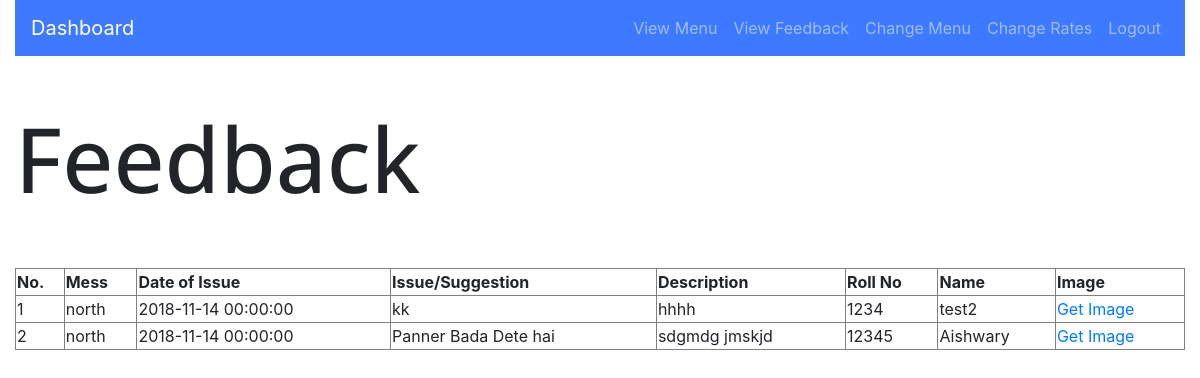
Page /admin/feedback (signed in) on the committed database.
### app/models.py (models this page shows, shortened)
class Feedback(db.Model):
	id =db.Column(db.Integer, primary_key=True)
	mess=db.Column(db.String(60), nullable=False)
	date_of_issue=db.Column(db.DateTime, nullable=False, default=datetime.utcnow)
	issue=db.Column(db.Text,nullable=False)
	description=db.Column(db.Text,nullable=False)
	user_id = db.Column(db.Integer, db.ForeignKey('user.id'),nullable=False)
	image=db.Column(db.LargeBinary,nullable=True)

### app/views.py (the view)
@app.route('/admin/feedback', methods=['POST', 'GET'])
def adminFeedback():
    if 'adminID' in session:
        feed = Feedback.query.filter(Feedback.mess == session['mess']).all()
        for f in feed:
            f.rollNo = User.query.filter(User.id == f.user_id).first().rollNo
            f.firstname = User.query.filter(User.id == f.user_id).first().firstname
        return render_template('adminFeedback.html', feedback=feed)
    else:
        return redirect(url_for('adminIndex'))

### app/views.py (called while the page is built)
@app.after_request
def after_request(response):
    response.headers["Cache-Control"] = "no-cache, no-store, must-revalidate"
    return response

### app/templates/adminFeedback.html
{% extends "adminBase.html" %}
{% block content %}
<fieldset>
    <br /><br />
    <h1 style="font-size: 90px; font-family: 'Open Sans', sans-serif;">Feedback</h1>
    <br /><br />
    <table border = 1 cellspacing=5 width=100% height=50px>
        <tr>
            <th>No.</th>
            <th>Mess</th>
            <th>Date of Issue</th>
            <th>Issue/Suggestion</th>
            <th>Description</th>
            <th>Roll No</th>
            <th>Name</th>
            <th>Image</th>
        </tr>
        {% for feed in feedback if feed["id"]%}
        <tr>
            <td> {{loop.index}}</td>
            <td>{{ feed.mess}}</td>
            <td>{{ feed.date_of_issue}}</td>
            <td>{{ feed.issue}}</td>
            <td>{{ feed.description}}</td>
            <td>{{ feed.rollNo}}</td>
            <td>{{ feed.firstname}}</td>
            {% if feed["image"] %}
            <td><a href="/download/{{feed.id}}">Get Image</a></td>
            {% else %}
            <td>No uploaded Image</td>
            {% endif %}
        </tr>
        {% else %}
        <h1>No feedback found!</h1>
        {% endfor %}
    </table>
</fieldset>
{% endblock %}

### app/templates/adminBase.html (shortened to what this page needs)
<!DOCTYPE html>
<html lang="en">
    <head>
		<link rel="stylesheet" href="https://stackpath.bootstrapcdn.com/bootstrap/4.1.3/css/bootstrap.min.css">
        <link rel="stylesheet" href="https://use.fontawesome.com/releases/v5.4.2/css/all.css">
        <link href="{{ url_for('static',filename = 'lightpick.css') }}" rel="stylesheet" type="text/css">
    </head>
    <body>
        <div class="container-fluid">
            <nav class="navbar navbar-expand-lg navbar-dark bg-portal">
                <a class="navbar-brand" href="/admin/dashboard">Dashboard</a>
                <div class="collapse navbar-collapse justify-content-end" id="navbarSupportedContent">
                    <ul class="navbar-nav">
                        <li class="nav-item">
                            <a class="nav-link" href="/admin/view">View Menu</a>
                        </li>
                        <li class="nav-item">
                            <a class="nav-link" href="/admin/feedback">View Feedback</a>
                        </li>
                        <li class="nav-item">
                            <a class="nav-link" href="/admin/change">Change Menu</a>
                        </li>
                        <li class="nav-item">
                            <a class="nav-link" href="/admin/rates">Change Rates</a>
                        </li>
                        <li class="nav-item">
                            <a class="nav-link" href="/admin/logout">Logout</a>
                        </li>
                    </ul>
                </div>
            </nav>
            {% block content %}{% endblock %}
        </div>
    </body>
</html>

### app/templates/adminBase.html (style rules this page uses)
.bg-portal { background-color: #3E7AFF; }

### rows in the picture
Feedback: mess "north", date_of_issue "2018-11-14 00:00:00", issue "kk", description "hhhh", rollNo "1234", firstname "test2"
Feedback: mess "north", date_of_issue "2018-11-14 00:00:00", issue "Panner Bada Dete hai", description "sdgmdg jmskjd", rollNo "12345", firstname "Aishwary"
